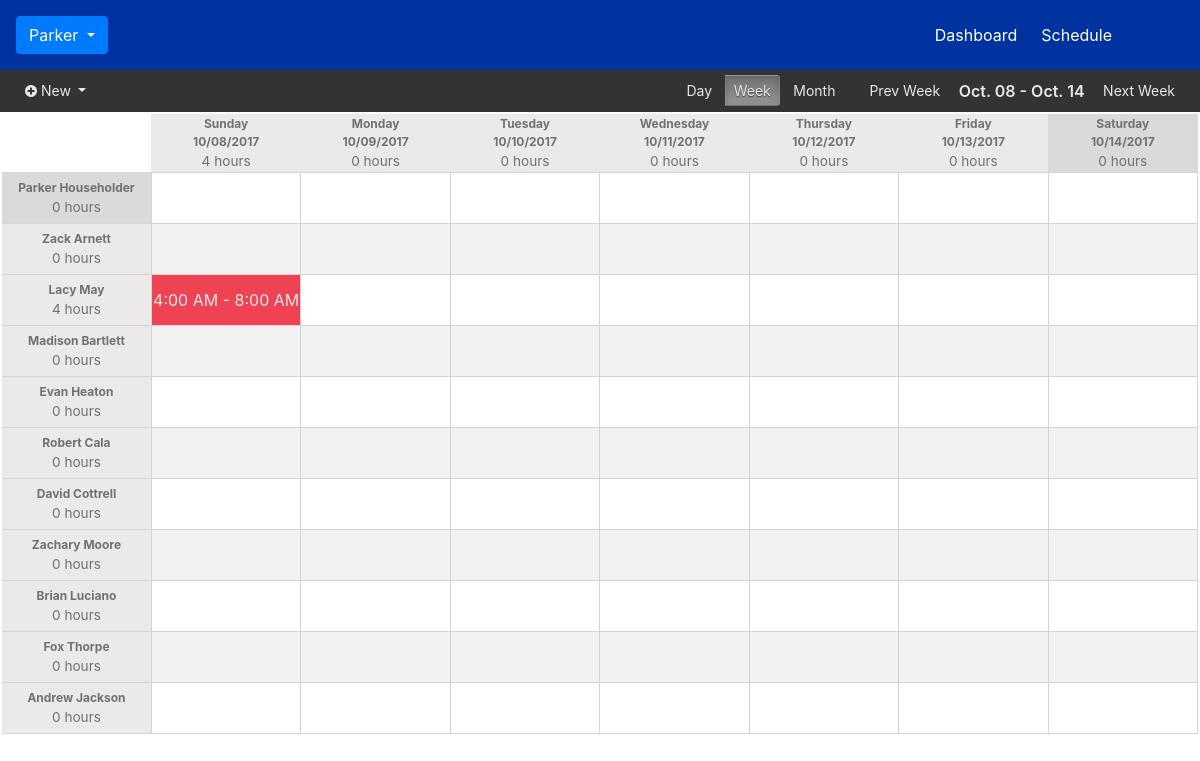
The app's page /scheduler.php (signed in) with its own data.
### tables this page shows
CREATE TABLE EMPLOYEE
(
  employee_id int NOT NULL AUTO_INCREMENT,
  admin_tag int NOT NULL,
  first_name varchar(64) NOT NULL,
  last_name varchar(64) NOT NULL,
  email varchar(128) NOT NULL,
  phone_number varchar(16) NOT NULL,
  dob date NOT NULL,
  username varchar(64) NOT NULL,
  password varchar(64) NOT NULL,
  color varchar(16) NOT NULL,
  PRIMARY KEY (employee_id)
);

CREATE TABLE SHIFT
(
  shift_id int NOT NULL AUTO_INCREMENT,
  employee_id int NOT NULL,
  shift_date date NOT NULL,
  start_time time NOT NULL,
  end_time time NOT NULL,
  PRIMARY KEY (shift_id),
  FOREIGN KEY (employee_id) REFERENCES EMPLOYEE(employee_id)
);

### session.php (called while the page is built, shortened)
<?php
  if($_SESSION['logged_in']){
    $employee_id = $_SESSION['employee_id'];
    $first_name = $_SESSION['first_name'];
    $admin_tag = $_SESSION['admin_tag'];
  }
  else {
    header("location: login.php");
  }
?>

### scheduler.php (the view, shortened to what this page needs)
<!DOCTYPE html>
<html>
  <head>
    <?php include 'session.php'; ?>
    <?php
          if(isset($_GET['week'])) {
            $week = (int) $_GET['week'];
            $weekofmonth = date('w');
            $firstDayofWeek = date('M. d', strtotime('-'.($weekofmonth + (7*($weekofmonth-$week))).' days'));
            $lastDayofWeek = date('M. d', strtotime('-'.($weekofmonth - 6 + (7*($weekofmonth-$week))).' days'));
            $next_week_link = '<a type="button" class="btn btn-default btn-sm control button" href="?week='.($week + 1).'">Next Week</a>';
            $previous_week_link = '<a type="button" class="btn btn-default btn-sm control button" href="?week='.($week - 1).'" class="control button">Prev Week</a>';
            $controls = '<form class="week control-form" method="get">'.$previous_week_link.'  <span class="date-display">'.$firstDayofWeek.' - '.$lastDayofWeek.'</span>   '.$next_week_link.' </form>';
          }
          else {
            $week = (int) date('w');
            $firstDayofWeek = date('M. d', strtotime('-'.($week).' days'));
            $lastDayofWeek = date('M. d', strtotime('-'.($week - 6).' days'));
            $next_week_link = '<a type="button" class="btn btn-default btn-sm control button" href="?week='.($week + 1).'">Next Week</a>';
            $previous_week_link = '<a type="button" class="btn btn-default btn-sm control button" href="?week='.($week - 1).'" class="control button">Prev Week</a>';
            $controls = '<form class="week control-form" method="get">'.$previous_week_link.'  <span class="date-display">'.$firstDayofWeek.' - '.$lastDayofWeek.'</span>   '.$next_week_link.' </form>';
          }
       ?>
    <link rel="stylesheet" href="https://maxcdn.bootstrapcdn.com/bootstrap/4.0.0-beta/css/bootstrap.min.css">
    <link rel="stylesheet" href="fonts/font-awesome/css/font-awesome.min.css">
    <link rel="stylesheet" href="css/main.css">
    <div class="navbar scheduler-navbar">
      <div class="btn-group">
        <button type="button" class="btn btn-primary dropdown-toggle" data-toggle="dropdown" aria-haspopup="true" aria-expanded="false">
          <?php echo $first_name; ?>
        </button>
      </div>
      <ul class="nav navbar-nav">
        <li><a href="home.php">Dashboard</a></li>
        <li><a id="show-scheduler" href="scheduler.php">Schedule</a></li>
      </ul>
    </div>
  </head>
  <body>
    <div id="scheduler">
      <div class="control-bar">
        <?php if($admin_tag == 1) { ?>
        <div class="dropdown new" style="display:inline-block">
          <a class="btn btn-default dropdown-toggle control button btn-sm" type="button" data-toggle="dropdown"><i class="fa fa-plus-circle" aria-hidden="true"></i>&nbsp;New
          <span class="caret"></span></a>
        </div>
        <?php } ?>
        <?php echo $controls; ?>
        <div class="schedule-type">
          <label class="btn btn-default btn-sm control button" for="toggle-off-left" type="button">Day</label>
          <label class="btn btn-default btn-sm control button" for="toggle-on" type="button">Week</label>
          <label class="btn btn-default btn-sm control button" for="toggle-off-right" type="button">Month</label>
        </div>
      </div>
      <?php
        include 'connection.php';
        $employees = $mysqli->query("SELECT * FROM EMPLOYEE");
        $weekofmonth = date('w');
        if(isset($_GET['week']) || !isset($_GET['week']) && !isset($_GET['month']) && !isset($_GET['day'])) { ?>
          <div class="container-fluid week schedule-view" style="padding-left: 2px; padding-right: 2px;">
            <table class="schedule-table">
              <tr class="week-days">
                <th style="background-color: white; vertical-align: bottom;"></th>
                <th id="sunday-header" style="<?php if(date('m/d/Y', strtotime('-'.($weekofmonth + (7*($weekofmonth-$week))).' days')) == date('m/d/Y')) { ?> background-color: #dadada;<?php } ?> ">Sunday<br />
                  <?php echo date('m/d/Y', strtotime('-'.($weekofmonth + (7*($weekofmonth-$week))).' days')); ?><br /><span class='sunday-header employee-hours'><br></span></th>
                <th id="monday-header" style="<?php if(date('m/d/Y', strtotime('-'.($weekofmonth - 1 + (7*($weekofmonth-$week))).' days')) == date('m/d/Y')) { ?> background-color: #dadada;<?php } ?> ">Monday<br />
                  <?php echo date('m/d/Y', strtotime('-'.($weekofmonth-1+ (7*($weekofmonth-$week))).' days')); ?><br /><span class='monday-header employee-hours'><br></span></th>
                <th id="tuesday-header" style="<?php if(date('m/d/Y', strtotime('-'.($weekofmonth - 2 + (7*($weekofmonth-$week))).' days')) == date('m/d/Y')) { ?> background-color: #dadada;<?php } ?> ">Tuesday<br />
                  <?php echo date('m/d/Y', strtotime('-'.($weekofmonth-2+ (7*($weekofmonth-$week))).' days')); ?><br /><span class='tuesday-header employee-hours'><br></span></th>
                <th id="wednesday-header" style="<?php if(date('m/d/Y', strtotime('-'.($weekofmonth - 3 + (7*($weekofmonth-$week))).' days')) == date('m/d/Y')) { ?> background-color: #dadada;<?php } ?> ">Wednesday<br />
                  <?php echo date('m/d/Y', strtotime('-'.($weekofmonth-3+ (7*($weekofmonth-$week))).' days')); ?><br /><span class='wednesday-header employee-hours'><br></span></th>
                <th id="thursday-header" style="<?php if(date('m/d/Y', strtotime('-'.($weekofmonth - 4 + (7*($weekofmonth-$week))).' days')) == date('m/d/Y')) { ?> background-color: #dadada;<?php } ?> ">Thursday<br />
                   <?php echo date('m/d/Y', strtotime('-'.($weekofmonth-4+ (7*($weekofmonth-$week))).' days')); ?><br /><span class='thursday-header employee-hours'><br></span></th>
                <th id="friday-header" style="<?php if(date('m/d/Y', strtotime('-'.($weekofmonth - 5 + (7*($weekofmonth-$week))).' days')) == date('m/d/Y')) { ?> background-color: #dadada;<?php } ?> ">Friday<br />
                  <?php echo date('m/d/Y', strtotime('-'.($weekofmonth-5+ (7*($weekofmonth-$week))).' days')); ?><br /><span class='friday-header employee-hours'><br></span></th>
                <th id="saturday-header" style="<?php if(date('m/d/Y', strtotime('-'.($weekofmonth - 6 + (7*($weekofmonth-$week))).' days')) == date('m/d/Y')) { ?> background-color: #dadada;<?php } ?> ">Saturday<br />
                  <?php echo date('m/d/Y', strtotime('-'.($weekofmonth-6+ (7*($weekofmonth-$week))).' days')); ?><br /><span class='saturday-header employee-hours'><br></span></th>
              </tr>
              <?php
                while($current_row = $employees->fetch_assoc()){  ?>
                  <tr>
                    <th <?php if($current_row['employee_id'] == $employee_id) { echo 'style="background-color: #dadada !important;"'; } ?> id="employee-<?php echo $current_row['employee_id']; ?>-header"><?php echo $current_row['first_name'] . " " . $current_row['last_name']; ?></th>
                      <?php
                      for ($i=0; $i < 7; $i++) {
                        include 'connection.php';
                        $employee_id1 = $current_row['employee_id'];
                        $shift_date = (string) date('Y-m-d', strtotime('-'.($weekofmonth-$i+(7*($weekofmonth-$week))).' days'));
                        $shift = $mysqli->query("SELECT * FROM SHIFT WHERE employee_id = $employee_id1 AND shift_date = '".$shift_date."' ");
                        if($shift->num_rows > 0){
                          while($row = $shift->fetch_assoc()) {?>
                            <td class="shift-block" style="background-color: <?php echo $current_row['color'] ?>">
                              <p>
                                <?php if((int)date('H', strtotime($row['start_time'])) % 12 != 0) { echo (int)date('H', strtotime($row['start_time'])) % 12; } else { echo 12; } echo date(':i A', strtotime($row['start_time'])) ?>
                                  - <?php if((int)date('H', strtotime($row['end_time'])) % 12 != 0) { echo (int)date('H', strtotime($row['end_time'])) % 12; } else { echo 12; } echo date(':i A', strtotime($row['end_time'])); ?>
                              </p>
                            </td>
                            <?php
                          }
                        }
                        else {  ?>
                          <td><?php if($admin_tag == 1) { ?><a class="in-cell-add add-item" data-employee-id="<?php echo $current_row['employee_id']; ?>" data-shift-date="<?php echo $shift_date; ?>" data-toggle="modal" data-target="#AddShift">
                            <i class="fa fa-plus" aria-hidden="true"></i></a><?php } ?></td>
                    <?php
                        }
                      } ?>
                  </tr>
            <?php } ?>
            </table>
        </div>
    <?php }
    ?>
  </body>
</html>

### css/main.css (style rules this page uses)
.navbar { background-color: #0033A0; }
.scheduler-navbar.navbar { padding: 1rem; }
ul.navbar-nav li a { color: white; }
ul.navbar-nav { display: inline; margin-right: 5vw; }
ul.navbar-nav li { float: left; display: inline; padding: 0 1vw; }
.shift-block { position: relative; width: 150px; box-shadow: 1px 1px 2px #333; }
.shift-block p { margin-bottom: 0; }
.shift-block p { color: #e8e8e8; }
.schedule-table { table-layout: fixed; empty-cells: show; width: 100%; }
.schedule-table th, .schedule-table td { border-collapse: collapse; text-align: center; }
.schedule-table th { border-bottom: 1px solid #d4d4d4; background-color: #ece9e9; color: #717171; font-size: 1vw; }
.schedule-table td { border: 1px solid #d4d4d4; height: 3rem; color: #e8e8e8; font-size: 1rem; }
.schedule-table tr:nth-child(odd) { background-color: #f2f2f2; }
.employee-hours { font-weight: 400; font-size: .85rem; }
a.control.button { text-decoration: none; color: #e8e8e8; background-color: #333; }
.dropdown.new { padding-bottom: 5px; margin-top: 5px; padding-left: 1rem; }
.control-bar { background-color: #333; height: 42px; }
.control-bar form { display:inline; float:right; margin-top: 5px; padding-right: 1rem; }
.schedule-type { float: right; margin-top: 5px; color: #e8e8e8; padding-right: 1rem; display: inline; }
.schedule-type input[type="radio"].toggle:checked + label { background-image: -moz-linear-gradient(bottom,#969696,#727272) !important; background-image: -webkit-linear-gradient(bottom,#969696,#727272) !important; background-image: -o-linear-gradient(bottom,#969696,#727272) !important; background-image: linear-gradient(to top,#969696,#727272) !important; -webkit-box-shadow: inset 0 1px 6px rgba(41, 41, 41, 0.2),0 1px 2px rgba(0,0,0,0.05); -moz-box-shadow: inset 0 1px 6px 0 rgba(41, 41, 41, 0.2),0 1px 2px rgba(0,0,0,0.05); box-shadow: inset 0 1px 6px rgba(41, 41, 41, 0.2),0 1px 2px rgba(0, 0, 0, 0.05); cursor: default; background-color: inherit; border-color: transparent; text-shadow: 0 1px 1px rgba(40, 40, 40, 0.75); }
.schedule-type input[type="radio"].toggle-left + label { border-right: 0; -webkit-border-top-right-radius: 0; -webkit-border-bottom-right-radius: 0; -moz-border-top-right-radius: 0; -moz-border-bottom-right-radius: 0; border-top-right-radius: 0; border-bottom-right-radius: 0; cursor: pointer; background-color: #333; }
.schedule-type input[type="radio"].toggle-center + label { -webkit-border-top-left-radius: 0; -webkit-border-bottom-left-radius: 0; -moz-border-top-left-radius: 0; -moz-border-bottom-left-radius: 0; cursor: pointer; border-top-left-radius: 0; border-bottom-left-radius: 0; background-color: #333; }
.schedule-type input[type="radio"].toggle-right + label { -webkit-border-top-left-radius: 0; -webkit-border-bottom-left-radius: 0; -moz-border-top-left-radius: 0; -moz-border-bottom-left-radius: 0; cursor: pointer; border-top-left-radius: 0; border-bottom-left-radius: 0; background-color: #333; }
.date-display { color: #e8e8e8; font-weight: 600; padding: 0 5px; vertical-align: middle; }

### records on screen
employee: first_name "Parker", last_name "Householder"
employee: first_name "Zack", last_name "Arnett"
employee: first_name "Lacy", last_name "May"
shift: start_time "4", start_time ":00 AM", end_time "8", end_time ":00 AM"
employee: first_name "Madison", last_name "Bartlett"
employee: first_name "Evan", last_name "Heaton"
employee: first_name "Robert", last_name "Cala"
employee: first_name "David", last_name "Cottrell"
employee: first_name "Zachary", last_name "Moore"
employee: first_name "Brian", last_name "Luciano"
employee: first_name "Fox", last_name "Thorpe"
employee: first_name "Andrew", last_name "Jackson"

### other values on screen
$first_name "Parker"
$firstDayofWeek "Oct. 08"
$lastDayofWeek "Oct. 14"
